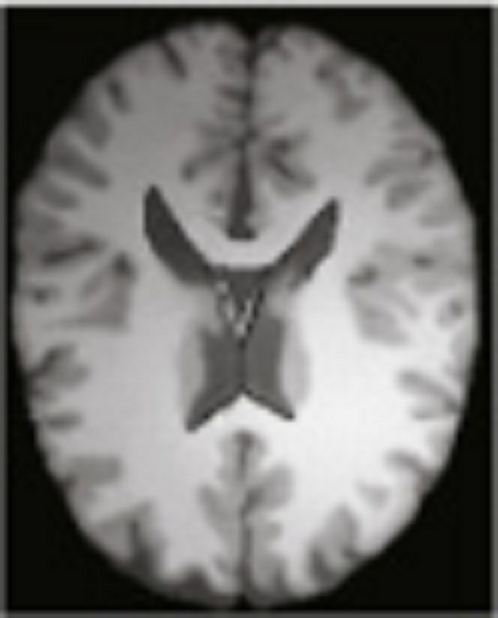
#> input picture work2/origin.png, 498 x 618 px
$ python windowing.py   (older library calls are emulated)
#> lines starting #> are read from the running program, lines starting #| are printed output that depends on the picture
import argparse
import os
from typing import List, Tuple

import numpy as np
from PIL import Image, ImageDraw, ImageFont


def load_image_as_grayscale_array(image_path: str) -> np.ndarray:
    """Load an image and return a 2D numpy array (float64) in grayscale.

    Supports 8-bit and 16-bit grayscale or RGB(A) PNGs/JPEGs. If the image is
    multi-channel, convert to luminance using Pillow's L mode.
    """
    img = Image.open(image_path)

    # Convert to grayscale explicitly to ensure 2D array
    if img.mode not in ("L", "I;16"):
        img = img.convert("L")

    if img.mode == "I;16":
        arr = np.array(img, dtype=np.uint16)
    else:
        arr = np.array(img, dtype=np.uint8)

    return arr.astype(np.float64)


def apply_window(image_array: np.ndarray, window_width: float, window_level: float) -> np.ndarray:
    """Apply window width/level to a grayscale image array.

    The window is defined by [level - width/2, level + width/2]. Values outside
    this range are clamped, then linearly mapped to [0, 255]. Returns uint8.
    """
    if window_width <= 0:
        raise ValueError("window_width must be > 0")

    lower_bound = window_level - (window_width / 2.0)
    upper_bound = window_level + (window_width / 2.0)

    # Clamp and normalize
    clamped = np.clip(image_array, lower_bound, upper_bound)
    normalized = (clamped - lower_bound) / max(upper_bound - lower_bound, 1e-9)
    out = np.round(normalized * 255.0).astype(np.uint8)
    return out


def save_image(array_uint8: np.ndarray, path: str) -> None:
    Image.fromarray(array_uint8, mode="L").save(path)


def compute_statistics(image_array: np.ndarray) -> Tuple[float, float, float, float, float]:
    """Return (min, max, p25, p50, p75) of the image array."""
    vmin = float(np.min(image_array))
    vmax = float(np.max(image_array))
    p25 = float(np.percentile(image_array, 25))
    p50 = float(np.percentile(image_array, 50))
    p75 = float(np.percentile(image_array, 75))
    return vmin, vmax, p25, p50, p75


def choose_default_parameters(image_array: np.ndarray) -> Tuple[List[float], float, List[float], float]:
    """Choose reasonable default WW and WL sets based on image distribution.

    Returns (ww_values, fixed_wl, wl_values, fixed_ww)
    """
    vmin, vmax, p25, p50, p75 = compute_statistics(image_array)
    dynamic_range = max(vmax - vmin, 1.0)

    # Window widths as fractions of dynamic range
    ww_values = [0.3 * dynamic_range, 0.6 * dynamic_range, 1.0 * dynamic_range]
    # Fixed window level at the median intensity
    fixed_wl = p50

    # Window levels at quartiles
    wl_values = [p25, p50, p75]
    # Fixed window width as half of the dynamic range (not too narrow/wide)
    fixed_ww = 0.5 * dynamic_range

    # Ensure minimum practical width
    ww_values = [max(w, 8.0) for w in ww_values]
    fixed_ww = max(fixed_ww, 8.0)

    return ww_values, fixed_wl, wl_values, fixed_ww


def label_image(img: Image.Image, label: str) -> Image.Image:
    """Draw a label onto the image (top-left)."""
    draw = ImageDraw.Draw(img)
    # Try to load a TrueType font first for better bbox support; fall back to default
    font = None
    for path in (
        "/usr/share/fonts/truetype/dejavu/DejaVuSans.ttf",
        "/usr/share/fonts/truetype/freefont/FreeSans.ttf",
    ):
        try:
            font = ImageFont.truetype(path, size=14)
            break
        except Exception:
            pass
    if font is None:
        try:
            font = ImageFont.load_default()
        except Exception:
            font = None

    # Compute text bounding box with a robust fallback
    pad = 4
    try:
        bbox = draw.textbbox((0, 0), label, font=font)
        text_w, text_h = bbox[2] - bbox[0], bbox[3] - bbox[1]
    except Exception:
        try:
            text_w, text_h = draw.textsize(label, font=font)
        except Exception:
            # Last-resort approximation
            text_w = max(1, len(label) * 6)
            text_h = 11

    rect = (0, 0, text_w + pad * 2, text_h + pad * 2)
    draw.rectangle(rect, fill=0)  # grayscale black
    draw.text((pad, pad), label, fill=255, font=font)
    return img


def build_grid(images: List[Image.Image], grid_size: Tuple[int, int], spacing: int = 8, bg: int = 20) -> Image.Image:
    """Create a grid image from a list of equally sized PIL images (grayscale)."""
    rows, cols = grid_size
    assert len(images) == rows * cols, "images count must match grid size"
    w, h = images[0].size
    grid_w = cols * w + (cols - 1) * spacing
    grid_h = rows * h + (rows - 1) * spacing
    grid = Image.new("L", (grid_w, grid_h), color=bg)
    for r in range(rows):
        for c in range(cols):
            idx = r * cols + c
            x = c * (w + spacing)
            y = r * (h + spacing)
            grid.paste(images[idx], (x, y))
    return grid


def main() -> None:
    parser = argparse.ArgumentParser(description="Apply window width/level adjustments to an image.")
    parser.add_argument("--fixed_wl", type=float, default=None, help="Fixed WL for WW sweep (optional)")
    parser.add_argument("--fixed_ww", type=float, default=None, help="Fixed WW for WL sweep (optional)")
    args = parser.parse_args()

    base_dir = os.path.abspath('.')
    input_dir = os.path.join(base_dir , 'origin.png')
    output_dir = os.path.join(base_dir , 'output')

    os.makedirs(output_dir, exist_ok=True)

    # Load and analyze
    arr = load_image_as_grayscale_array(input_dir)
#> in load_image_as_grayscale_array, img is the input picture: PIL image 498x618 RGB; mean R, G, B 113.3, 112.6, 110.7
    vmin, vmax, p25, p50, p75 = compute_statistics(arr)
#> in compute_statistics, `vmin = float(np.min(image_array))`: vmin = 1
#> in compute_statistics, `vmax = float(np.max(image_array))`: vmax = 242
#> in compute_statistics, `p25 = float(np.percentile(image_array, 25))`: p25 = 45
#> in compute_statistics, `p50 = float(np.percentile(image_array, 50))`: p50 = 123
#> in compute_statistics, `p75 = float(np.percentile(image_array, 75))`: p75 = 172
#> vmin = 1; vmax = 242; p25 = 45; p50 = 123; p75 = 172
    ww_values, default_fixed_wl, wl_values, default_fixed_ww = choose_default_parameters(arr)
#> in choose_default_parameters, `vmin, vmax, p25, p50, p75 = compute_statistics(image_array)`: vmin = 1; vmax = 242; p25 = 45; p50 = 123; p75 = 172
#> in choose_default_parameters, `dynamic_range = max(vmax - vmin, 1.0)`: dynamic_range = 241
#> in choose_default_parameters, `ww_values = [0.3 * dynamic_range, 0.6 * dynamic_range, 1.0 * dynamic_r..`: ww_values = [72.3, 144.6, 241]
#> in choose_default_parameters, `fixed_wl = p50`: fixed_wl = 123
#> in choose_default_parameters, `wl_values = [p25, p50, p75]`: wl_values = [45, 123, 172]
#> in choose_default_parameters, `fixed_ww = 0.5 * dynamic_range`: fixed_ww = 120.5
#> ww_values = [72.3, 144.6, 241]; default_fixed_wl = 123; wl_values = [45, 123, 172]; default_fixed_ww = 120.5

    fixed_wl = args.fixed_wl if args.fixed_wl is not None else default_fixed_wl
#> fixed_wl = 123
    fixed_ww = args.fixed_ww if args.fixed_ww is not None else default_fixed_ww
#> fixed_ww = 120.5

    # Normalize input image for reference output
    reference = np.round((arr - vmin) / max(vmax - vmin, 1e-9) * 255.0).astype(np.uint8)
    ref_path = os.path.join(output_dir, "reference_stretched.png")
    save_image(reference, ref_path)

    # Fixed WL, vary WW
    ww_files: List[str] = []
    ww_images_for_grid: List[Image.Image] = []
    for ww in ww_values:
        out_arr = apply_window(arr, ww, fixed_wl)
        fname = os.path.join(output_dir, f"fixedWL_{fixed_wl:.1f}_WW_{ww:.1f}.png")
        save_image(out_arr, fname)
        ww_files.append(fname)
        labeled = label_image(Image.fromarray(out_arr), f"WL {fixed_wl:.1f}, WW {ww:.1f}")
        ww_images_for_grid.append(labeled)
#> this loop made 3 passes
#> (ww, lower_bound in apply_window, upper_bound in apply_window, bbox in label_image, text_w in label_image, rect in label_image) on passes 1 to 3: (72.3, 86.85, 159.2, (0, 3, 138, 14), 138, (0, 0, 146, 19)), (144.6, 50.7, 195.3, (0, 3, 147, 14), 147, (0, 0, 155, 19)), (241, 2.5, 243.5, (0, 3, 147, 14), 147, (0, 0, 155, 19))
#> pass 1, in apply_window, `clamped = np.clip(image_array, lower_bound, upper_bound)`:
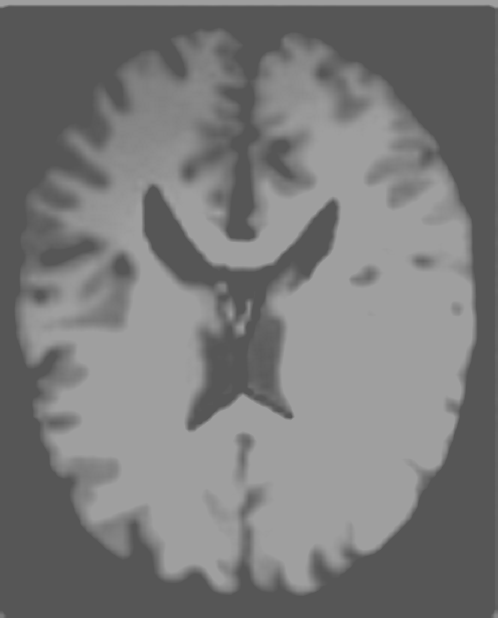
#> clamped: shape (618, 498) float64; min 86.85, max 159.2, mean 122
#> pass 1, in apply_window, `normalized = (clamped - lower_bound) / max(upper_bound - lower_bound, ..`:
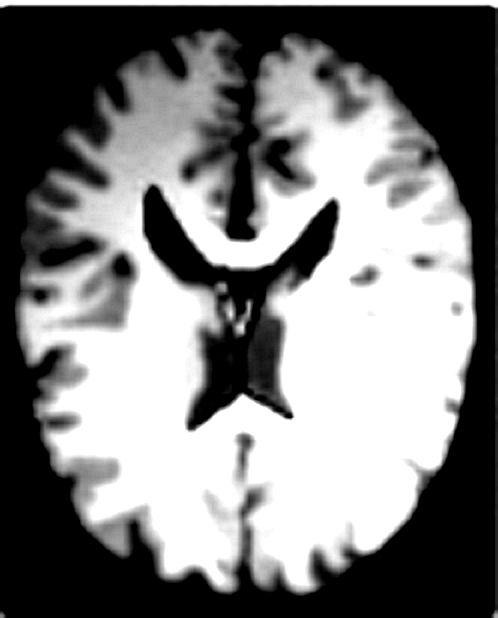
#> normalized: shape (618, 498) float64; min 0, max 1, mean 0.486
#> after the loop, ww_files = 3 items; ww_images_for_grid = 3 items

    # Fixed WW, vary WL
    wl_files: List[str] = []
    wl_images_for_grid: List[Image.Image] = []
    for wl in wl_values:
        out_arr = apply_window(arr, fixed_ww, wl)
        fname = os.path.join(output_dir, f"fixedWW_{fixed_ww:.1f}_WL_{wl:.1f}.png")
        save_image(out_arr, fname)
        wl_files.append(fname)
        labeled = label_image(Image.fromarray(out_arr), f"WL {wl:.1f}, WW {fixed_ww:.1f}")
        wl_images_for_grid.append(labeled)
#> this loop made 3 passes
#> (wl, lower_bound in apply_window, upper_bound in apply_window, bbox in label_image, text_w in label_image, rect in label_image) on passes 1 to 3: (45, -15.25, 105.2, (0, 3, 138, 14), 138, (0, 0, 146, 19)), (123, 62.75, 183.2, (0, 3, 147, 14), 147, (0, 0, 155, 19)), (172, 111.8, 232.2, (0, 3, 147, 14), 147, (0, 0, 155, 19))
#> pass 1, in apply_window (call 4), `clamped = np.clip(image_array, lower_bound, upper_bound)`:
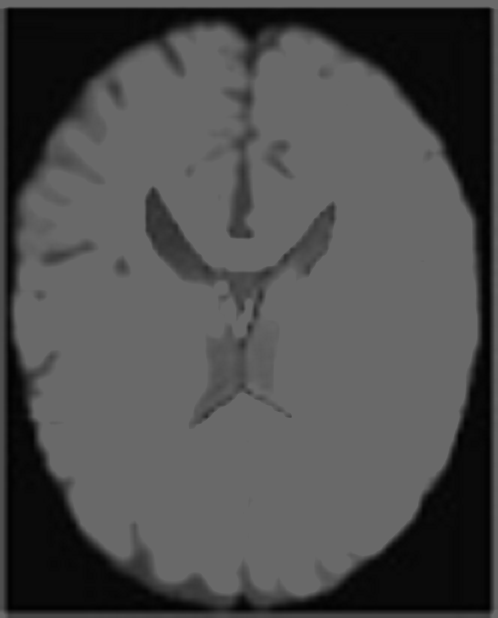
#> clamped: shape (618, 498) float64; min 1, max 105.2, mean 77.4
#> pass 1, in apply_window (call 4), `normalized = (clamped - lower_bound) / max(upper_bound - lower_bound, ..`:
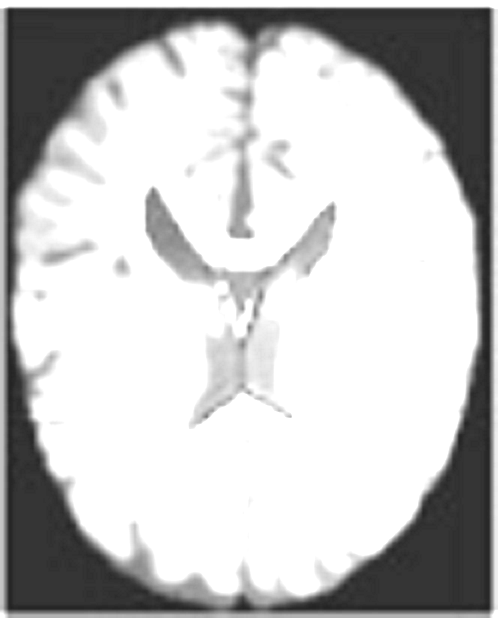
#> normalized: shape (618, 498) float64; min 0.135, max 1, mean 0.769
#> after the loop:
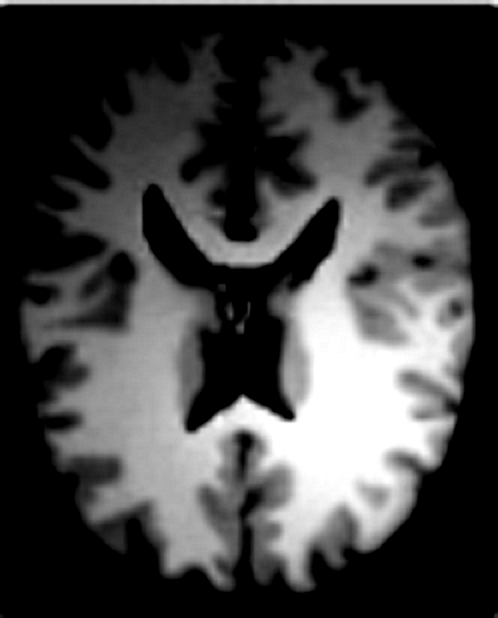
#> out_arr: shape (618, 498); min 0, max 255, mean 66.3
#> after the loop, wl_files = 3 items; wl_images_for_grid = 3 items

    # Build composite grid: first row WW sweep, second row WL sweep
    # Use the smallest common size in case of any metadata differences
    target_w, target_h = ww_images_for_grid[0].size
#> target_w = 498; target_h = 618
    ww_images_for_grid = [im.resize((target_w, target_h)) for im in ww_images_for_grid]
    wl_images_for_grid = [im.resize((target_w, target_h)) for im in wl_images_for_grid]
    grid = build_grid(ww_images_for_grid + wl_images_for_grid, grid_size=(2, len(ww_images_for_grid)), spacing=12, bg=10)
#> in build_grid, `grid = Image.new("L", (grid_w, grid_h), color=bg)`: grid: PIL image 1518x1248 L; every value is 10
#> after the loop in build_grid, `for r in range(rows):`:
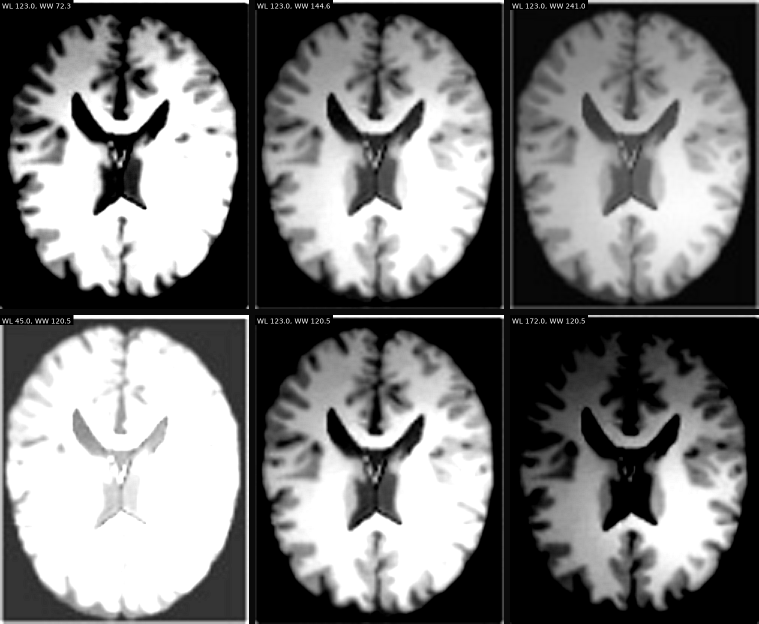
#> grid: PIL image 1518x1248 L (shown at 1/2 size); min 0, max 255, mean 120.8
    grid_path = os.path.join(output_dir, "windowing_grid.png")
    grid.convert("L").save(grid_path)

    # Console summary
    print("Reference stretched image:", ref_path)
    print("Fixed WL, varying WW images:")
    for f in ww_files:
        print(" -", f)
#> this loop made 3 passes
#|  - work2/output/fixedWL_123.0_WW_72.3.png
#|  - work2/output/fixedWL_123.0_WW_144.6.png
#|  - work2/output/fixedWL_123.0_WW_241.0.png
    print("Fixed WW, varying WL images:")
    for f in wl_files:
        print(" -", f)
    print("Composite grid:", grid_path)
#| Composite grid: work2/output/windowing_grid.png


if __name__ == "__main__":
    main()
